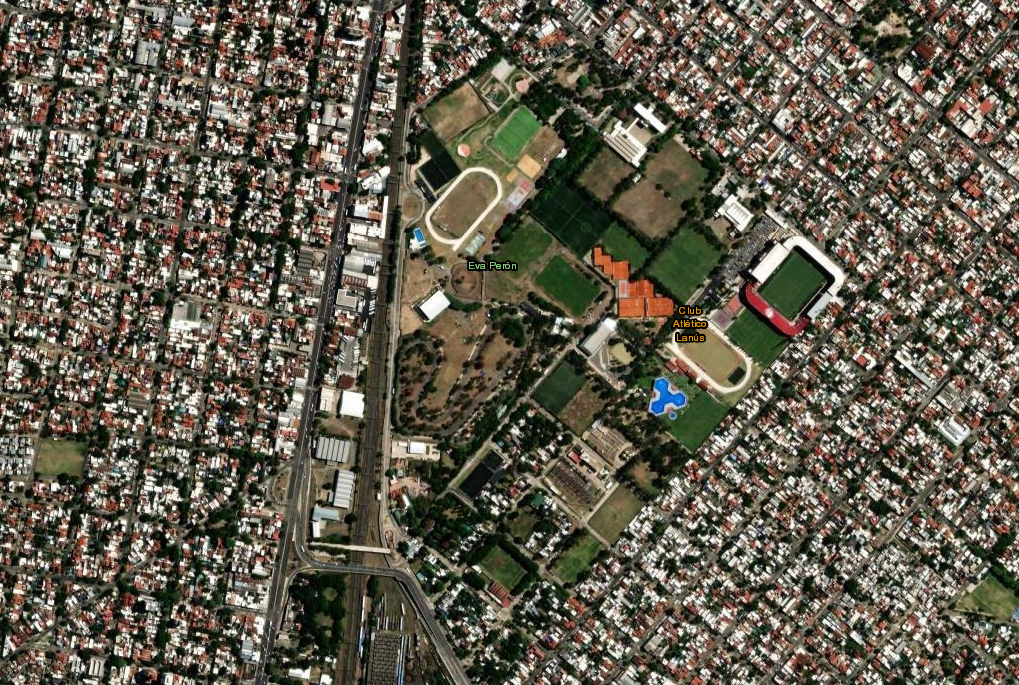
#> input picture lanus.png, 1019 x 685 px
$ jupyter execute 3_2_Otsu.ipynb
#> lines starting #> are read from the running program, lines starting #| are printed output that depends on the picture; after the words box and inside, x2 and y2 are one past the last pixel; in counts of white or black regions, pixels touching at a corner belong together
### OTSU Thresholding

[cell 1]
import cv2
import matplotlib.pyplot as plt
import numpy as np

### Cargar la Imagen y Convertirla a Escala de Grises
Se carga una imagen y se convierte a escala de grises para reducir la complejidad y facilitar el procesamiento. La conversión permite que los métodos de umbralización y los ruidos sean aplicados sin los matices de color, lo que simplifica la segmentación y el análisis de la estructura de la imagen.

[cell 2]
# Cargar la imagen en escala de grises
image = cv2.imread('lanus.png')
#> image is the input picture: shape (685, 1019, 3); mean B, G, R 77.8, 92.2, 97.6
image_rgb = cv2.cvtColor(image, cv2.COLOR_BGR2RGB)
gray_image = cv2.cvtColor(image_rgb, cv2.COLOR_RGB2GRAY)

### Aplicar Umbralización de Otsu
En este bloque se emplea la umbralización de Otsu, una técnica que calcula un valor de umbral óptimo de manera automática. Este método es especialmente útil para separar regiones claras y oscuras en imágenes en escala de grises. Para facilitar la comparación, se visualizan tres imágenes: la original en color, la imagen en escala de grises, y la imagen resultante de la umbralización de Otsu.

[cell 3]
# Aplicar el método de umbralización de Otsu
_, umbral_otsu = cv2.threshold(gray_image, 0, 255, cv2.THRESH_BINARY + cv2.THRESH_OTSU)
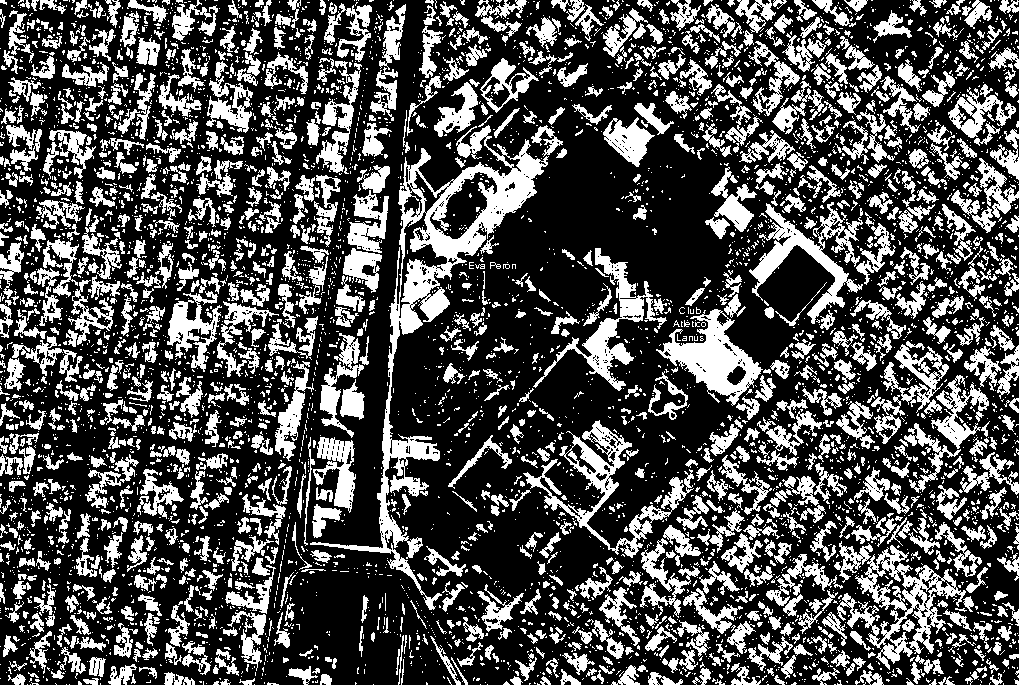
#> umbral_otsu: shape (685, 1019); 31.7% white; 5432 white regions (4249 under 20 px), largest, box (x1, y1, x2, y2) and area: (310, 125, 549, 610) 13422, (837, 545, 966, 670) 4607, (523, 420, 694, 558) 4232

# Mostrar la imagen original y la imagen umbralizada
plt.figure(figsize=(15, 5))

# Imagen en color original
plt.subplot(1, 3, 1)
plt.imshow(image_rgb)
plt.title('Imagen Original')
plt.axis('off')

# Imagen en escala de grises
plt.subplot(1, 3, 2)
plt.imshow(gray_image, cmap='gray')
plt.title("Imagen en Escala de Grises")
plt.axis("off")

# Imagen umbralizada con Otsu
plt.subplot(1, 3, 3)
plt.imshow(umbral_otsu, cmap='gray')
plt.title("Umbralización de Otsu")
plt.axis("off")

plt.show()
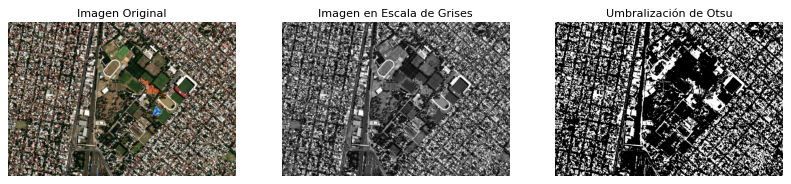
#> figure drawn by matplotlib, 3 panels

### Agregar Ruido Gaussiano
Aquí se añade ruido gaussiano a la imagen en escala de grises. El ruido gaussiano distribuye valores aleatorios sobre la imagen siguiendo una curva de distribución normal, afectando la intensidad de cada píxel. Este bloque permite estudiar cómo responde la umbralización de Otsu a imágenes con ruido aleatorio suave. Se muestran tres versiones: la original en escala de grises, la imagen con ruido gaussiano y la imagen umbralizada.

[cell 4]
# Función para agregar ruido gaussiano
def agregar_ruido_gaussiano(imagen, mean=0, var=0.1):
#> called with mean = 0, var = 0.1
    sigma = var ** 0.5
    gauss = np.random.normal(mean, sigma, imagen.shape)
    imagen_ruido = imagen + gauss * 255
    imagen_ruido = np.clip(imagen_ruido, 0, 255).astype(np.uint8)
    return imagen_ruido

# Aplicar el ruido gaussiano a la imagen en escala de grises
imagen_ruido_gaussiano = agregar_ruido_gaussiano(gray_image)
cv2.imwrite('OTSU/imagen_ruido_gaussiano.png', imagen_ruido_gaussiano)

# Aplicar el método de umbralización de Otsu
_, umbral_otsu = cv2.threshold(imagen_ruido_gaussiano, 0, 255, cv2.THRESH_BINARY + cv2.THRESH_OTSU)
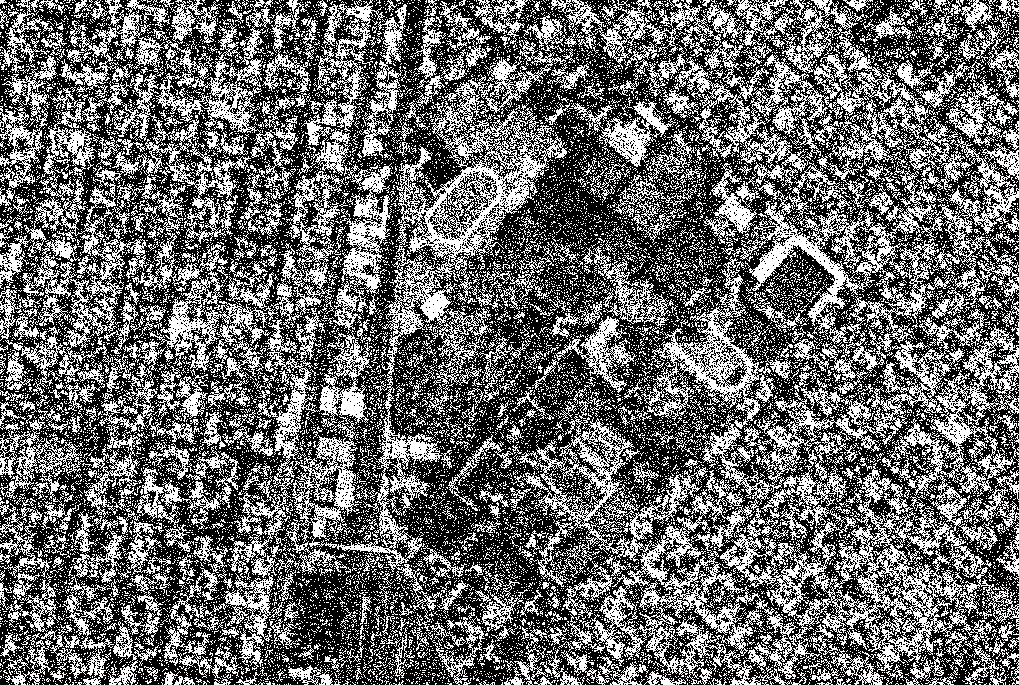
#> umbral_otsu: shape (685, 1019); 41.4% white in thin lines or dots

# Mostrar la imagen original, la imagen con ruido exponencial y la imagen umbralizada
plt.figure(figsize=(18, 5))

# Imagen original
plt.subplot(1, 3, 1)
plt.imshow(gray_image, cmap='gray')
plt.title('Imagen Original en Escala de Grises')
plt.axis('off')

# Imagen con ruido Gaussiano
plt.subplot(1, 3, 2)
plt.imshow(imagen_ruido_gaussiano, cmap='gray')
plt.title('Imagen con Ruido Gaussiano')
plt.axis('off')

# Imagen umbralizada con Otsu
plt.subplot(1, 3, 3)
plt.imshow(umbral_otsu, cmap='gray')
plt.title("Umbralización de Otsu")
plt.axis("off")

plt.show()

### Agregar Ruido Exponencial Multiplicativo
Este bloque introduce ruido exponencial multiplicativo, que aplica un factor aleatorio de intensificación a los píxeles de la imagen. La distribución exponencial amplifica ciertas áreas de la imagen más que otras, simulando un efecto de iluminación desigual. Después de añadir este tipo de ruido, se vuelve a aplicar la umbralización de Otsu para evaluar su desempeño en condiciones de ruido multiplicativo. Se presentan la imagen original en escala de grises, la imagen con ruido exponencial y la imagen umbralizada.

[cell 5]
import numpy as np
import cv2
import matplotlib.pyplot as plt

# Función para agregar ruido exponencial multiplicativo
def agregar_ruido_exponencial(imagen, scale=5):
#> called with scale = 5
    expo = np.random.exponential(scale, imagen.shape)
    imagen_ruido = imagen * expo
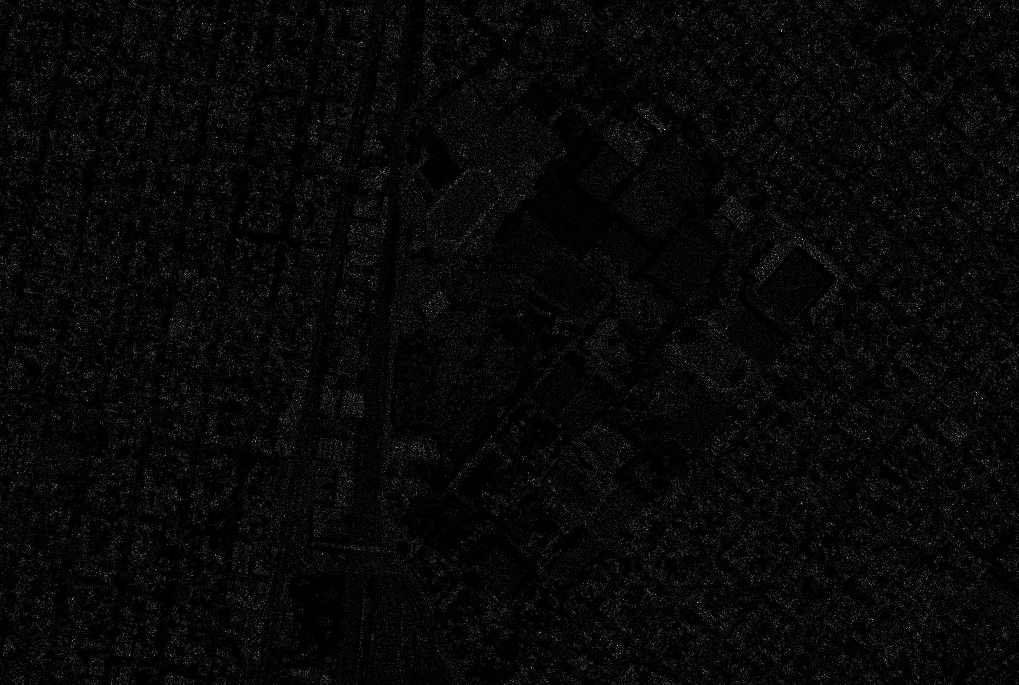
#> imagen_ruido: shape (685, 1019) float64; min 0, max 13918.6, mean 461; drawn with min black and max white
    imagen_ruido = imagen_ruido / np.max(imagen_ruido) * 255
    imagen_ruido = np.clip(imagen_ruido, 0, 255).astype(np.uint8)
    return imagen_ruido

# Aplicar el ruido exponencial a la imagen en escala de grises
imagen_ruido_exponencial = agregar_ruido_exponencial(gray_image)
cv2.imwrite('OTSU/imagen_ruido_exponencial.png', imagen_ruido_exponencial)

# Aplicar el método de umbralización de Otsu
_, umbral_otsu = cv2.threshold(imagen_ruido_exponencial, 0, 255, cv2.THRESH_BINARY + cv2.THRESH_OTSU)
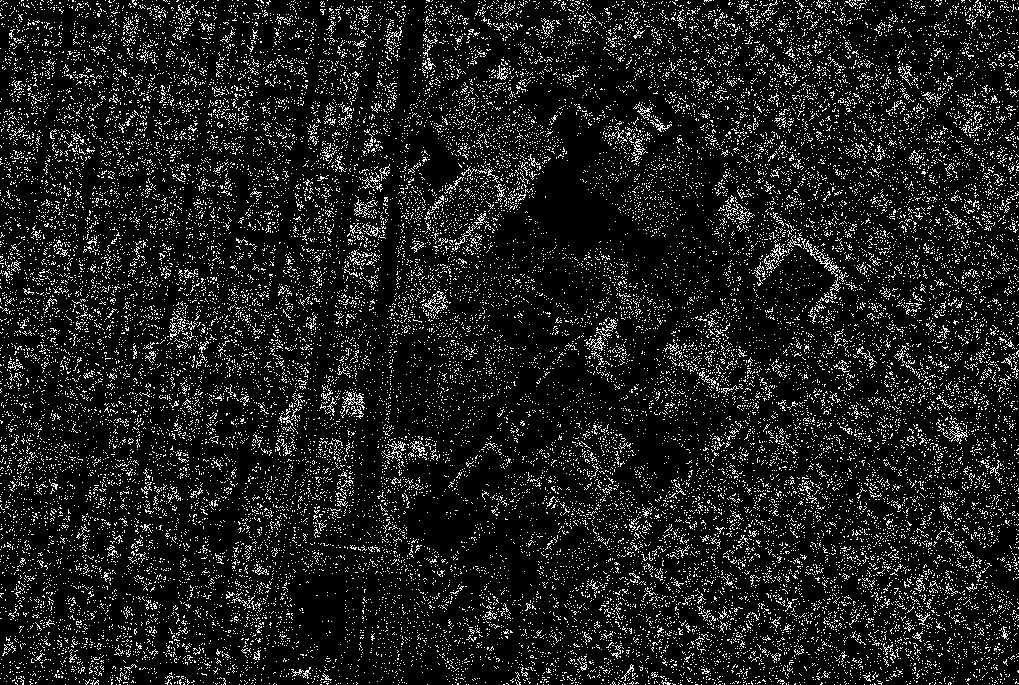
#> umbral_otsu: shape (685, 1019); 11.2% white in thin lines or dots

# Mostrar la imagen original, la imagen con ruido exponencial y la imagen umbralizada
plt.figure(figsize=(18, 5))

# Imagen original
plt.subplot(1, 3, 1)
plt.imshow(gray_image, cmap='gray')
plt.title('Imagen Original en Escala de Grises')
plt.axis('off')

# Imagen con ruido exponencial
plt.subplot(1, 3, 2)
plt.imshow(imagen_ruido_exponencial, cmap='gray')
plt.title('Imagen con Ruido Exponencial')
plt.axis('off')

# Imagen umbralizada con Otsu
plt.subplot(1, 3, 3)
plt.imshow(umbral_otsu, cmap='gray')
plt.title("Umbralización de Otsu")
plt.axis("off")

plt.show()

### Agregar Ruido de Sal y Pimienta
Finalmente, se añade ruido de sal y pimienta a la imagen. Este tipo de ruido reemplaza aleatoriamente algunos píxeles con valores máximos (blanco) y mínimos (negro), imitando el efecto de partículas blancas y negras en la imagen. Este tipo de ruido es útil para probar la robustez de métodos de procesamiento de imagen ante datos corruptos. El bloque también aplica la umbralización de Otsu para analizar cómo esta técnica responde a la imagen con ruido de sal y pimienta. La visualización incluye la imagen original en escala de grises, la imagen con ruido y la imagen umbralizada.

[cell 6]
import numpy as np
import cv2
import matplotlib.pyplot as plt

# Función para agregar ruido sal y pimienta
def agregar_ruido_sal_pimienta(imagen, prob=0.1):
#> called with prob = 0.1
    imagen_ruido = np.copy(imagen)
    num_salt = int(np.ceil(prob * imagen.size * 0.5))
#> num_salt = 34901
    num_pepper = int(np.ceil(prob * imagen.size * 0.5))
#> num_pepper = 34901

    # Coordenadas de sal
    salt_coords = (np.random.randint(0, imagen.shape[0], num_salt),
                   np.random.randint(0, imagen.shape[1], num_salt))
    imagen_ruido[salt_coords] = 255  # Blanco para 'sal'

    # Coordenadas de pimienta
    pepper_coords = (np.random.randint(0, imagen.shape[0], num_pepper),
                     np.random.randint(0, imagen.shape[1], num_pepper))
    imagen_ruido[pepper_coords] = 0  # Negro para 'pimienta'
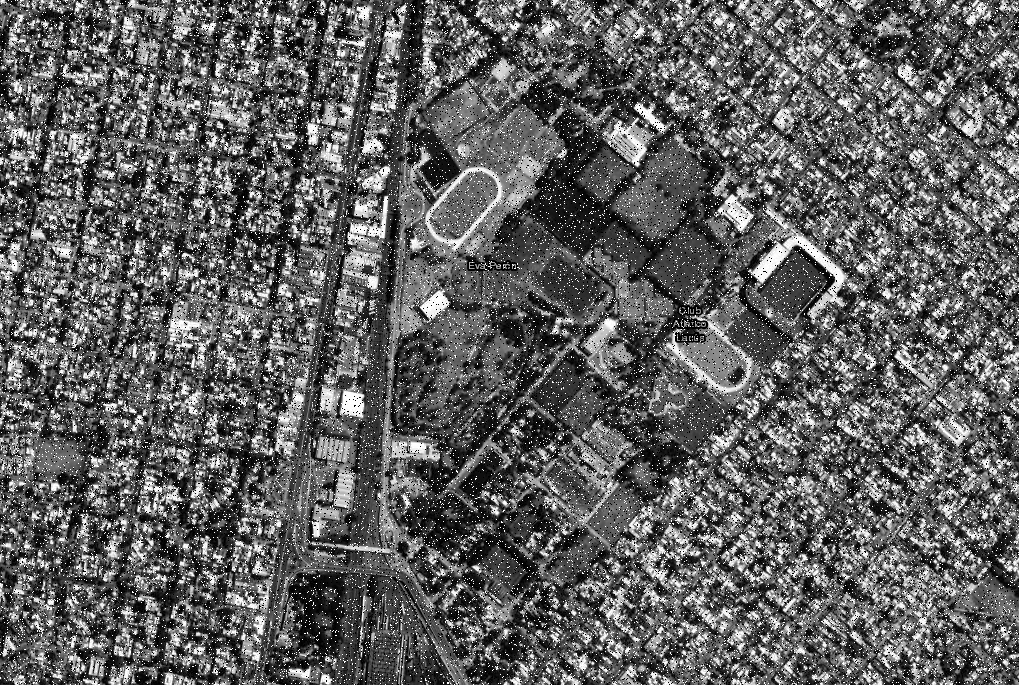
#> imagen_ruido: shape (685, 1019); min 0, max 255, mean 95.2

    return imagen_ruido

# Aplicar el ruido sal y pimienta a la imagen en escala de grises
imagen_ruido_sal_pimienta = agregar_ruido_sal_pimienta(gray_image)
cv2.imwrite('OTSU/imagen_ruido_sal_pimienta.png', imagen_ruido_sal_pimienta)

# Aplicar el método de umbralización de Otsu
_, umbral_otsu = cv2.threshold(imagen_ruido_sal_pimienta, 0, 255, cv2.THRESH_BINARY + cv2.THRESH_OTSU)
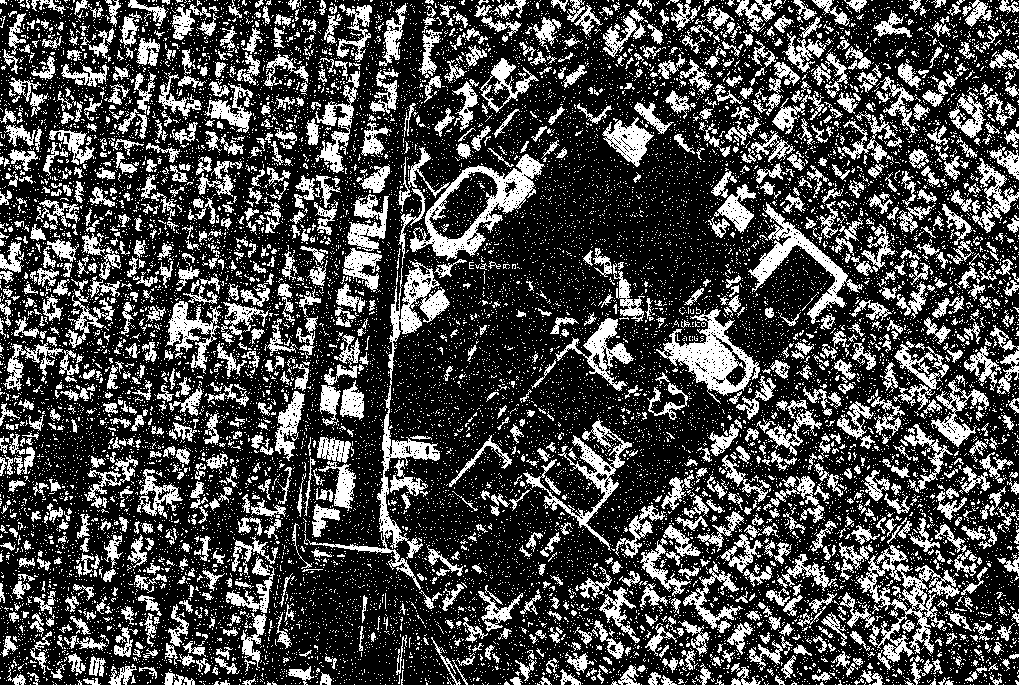
#> umbral_otsu: shape (685, 1019); 28.8% white; 18130 white regions (16841 under 20 px), largest, box (x1, y1, x2, y2) and area: (304, 260, 450, 590) 4635, (410, 154, 545, 261) 3670, (840, 545, 960, 662) 3622

# Mostrar la imagen original, la imagen con ruido de sal y pimienta y la imagen umbralizada
plt.figure(figsize=(18, 5))

# Imagen original
plt.subplot(1, 3, 1)
plt.imshow(gray_image, cmap='gray')
plt.title('Imagen Original en Escala de Grises')
plt.axis('off')

# Imagen con ruido sal y pimienta
plt.subplot(1, 3, 2)
plt.imshow(imagen_ruido_sal_pimienta, cmap='gray')
plt.title('Imagen con Ruido Sal y Pimienta')
plt.axis('off')

# Imagen umbralizada con Otsu
plt.subplot(1, 3, 3)
plt.imshow(umbral_otsu, cmap='gray')
plt.title("Umbralización de Otsu")
plt.axis("off")

plt.show()
